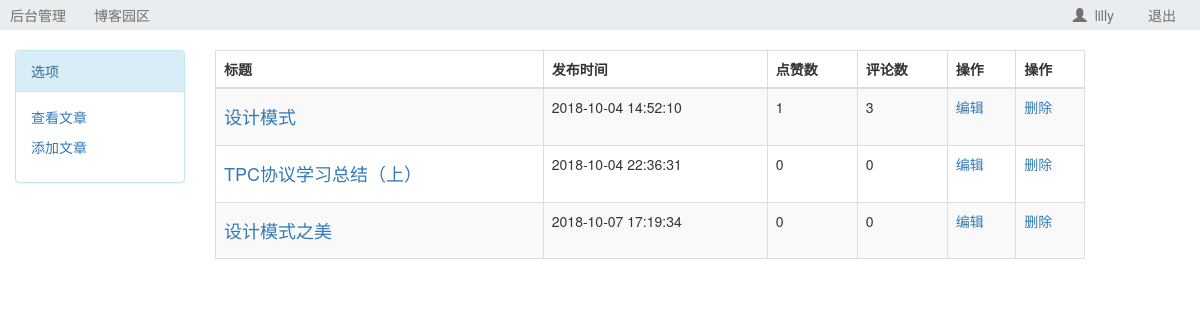
/backend/ (signed in), run on the app's committed database.
### blogs/models.py (models this page shows)
class UserInfo(AbstractUser):
    id = models.AutoField(primary_key=True)
    create_time = models.DateTimeField(verbose_name='创建时间', auto_now_add=True)
    telephone = models.CharField(max_length=18,null=True)
    avatar = models.FileField(upload_to='avatar/', default='avatar/default.jpg')
    blog = models.OneToOneField(to='Blog', to_field='id', null=True, on_delete=models.CASCADE)
    def __str__(self):
        return self.username

class Article(models.Model):
    id = models.AutoField(primary_key=True)
    title = models.CharField(verbose_name='文章标题', max_length=32)
    desc = models.CharField(verbose_name='文章描述', max_length=150)
    create_time = models.DateTimeField(verbose_name='创建时间', auto_now_add=True)
    content = models.TextField()
    comment_count = models.IntegerField(default=0)
    up_count = models.IntegerField(default=0)
    down_count = models.IntegerField(default=0)
    user = models.ForeignKey(verbose_name='作者', to='UserInfo', to_field='id', on_delete=models.CASCADE)
    kind = models.ForeignKey(verbose_name='分类', to='Kind', to_field='id', null=True, on_delete=models.CASCADE)
    tag = models.ManyToManyField(verbose_name='标签', to='Tag', through='Article2Tag',
                                 through_fields=('article', 'tag'), )
    def __str__(self):
        return self.title

### blogs/views.py (the view, shortened to what this page needs)
# urls.py: path('backend/',views.backend),
@login_required
def backend(request,**kwargs):
    username = UserInfo.objects.filter(username=request.user).first()
    if not username:
        return render(request,'not_found.html')
    article_list = Article.objects.filter(user=username)
    if not kwargs:
        return render(request, 'backend/backend.html', {'article_list':article_list,'username':username})

### templates/backend/backend.html
{% extends 'backend/base.html' %}
{% block backend_content %}
    <table class="table table-bordered table-hover table-striped">
        <thead>
            <tr>
                <th>标题</th>
                <th>发布时间</th>
                <th>点赞数</th>
                <th>评论数</th>
                <th>操作</th>
                <th>操作</th>
            </tr>
        </thead>
        <tbody>
            {% for article in article_list %}
                <tr>
                <td ><a href="/{{ username }}/article/{{ article.id }}"><h4>{{ article }}</h4></a></td>
                <td>{{ article.create_time|date:'Y-m-d H:i:s' }}</td>
                <td>{{ article.up_count}}</td>
                <td>{{ article.comment_count }}</td>
                <td><a href="/backend/{{ article.id }}/update">编辑</a></td>
                <td><a href="/backend/{{ article.id }}/delete">删除</a></td>
                </tr>
            {% endfor %}
        </tbody>
    </table>
{% endblock %}

### templates/backend/base.html (shortened to what this page needs)
<!DOCTYPE html>
<html lang="en">
<head>
    <link rel="stylesheet" href="/static/blogs/css/bootstrap.css">
</head>
<body>
<div class="header">
    <p class="title">
        <a href="/backend">后台管理</a>
        <a class="info" href="/">博客园区</a>
        <a class="option" href="/logout/">退出</a>
        <a class="option" href="/{{ request.user.username }}"><span
                class="glyphicon glyphicon-user"></span>&nbsp;&nbsp;{{ request.user.username }}</a>
    </p>
</div>
<div class="container">
    <div class="row">
        <div class="col-md-2">
            <div class="panel panel-info">
                <div class="panel-heading">选项</div>
                <div class="panel-body">
                    <p class="active"><a href="/backend/">查看文章</a></p>
                    <p><a href="/backend/add/">添加文章</a></p>
                </div>
            </div>
        </div>
        <div class="col-md-9">
            <div>
                {% block backend_content %}
                {% endblock %}
            </div>
        </div>
    </div>
</div>
</body>
</html>

### templates/backend/base.html (style rules this page uses)
.header { background: #e9edef; text-indent: 10px; line-height: 30px; height: 30px; margin-bottom: 20px; }
.info { margin-left: 2%; margin-right: 2%; }
.option { float: right; margin-right: 2%; }
.header a { color: #716f6f; text-decoration: none; }

### data on the page
UserInfo: user.username "lilly"
Article: title "设计模式", create_time "2018-10-04 14:52:10", up_count "1", comment_count "3"
Article: title "TPC协议学习总结（上）", create_time "2018-10-04 22:36:31", up_count "0", comment_count "0"
Article: title "设计模式之美", create_time "2018-10-07 17:19:34", up_count "0", comment_count "0"
